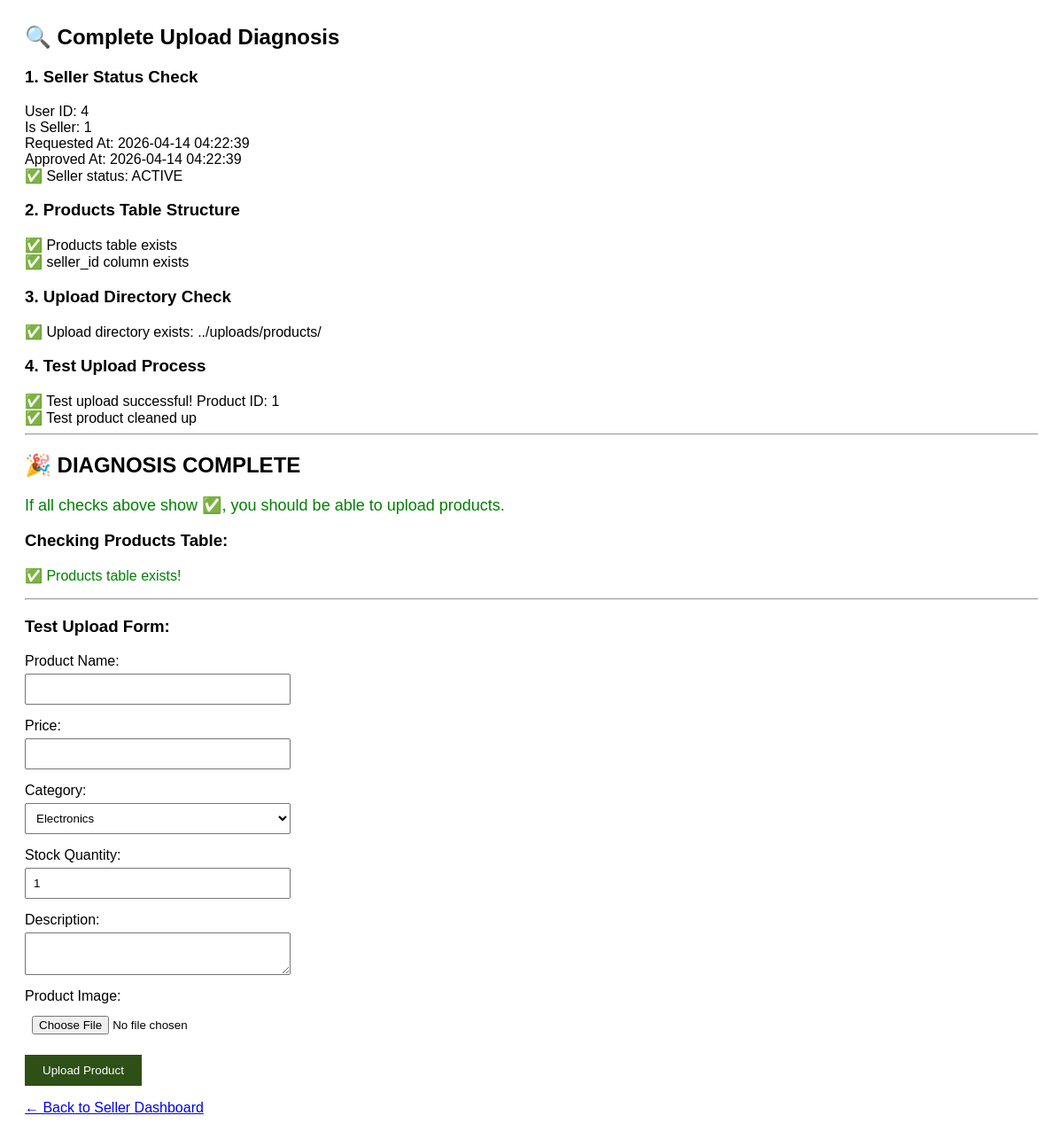
Page /php/debug_upload.php (signed in) on the committed database.
### tables this page shows
CREATE TABLE `users` (
  `id` int(11) NOT NULL,
  `username` varchar(50) NOT NULL,
  `password` varchar(255) NOT NULL,
  `first_name` varchar(50) NOT NULL,
  `middle_name` varchar(50) DEFAULT NULL,
  `last_name` varchar(50) NOT NULL,
  `name_extension` varchar(10) DEFAULT NULL,
  `gender` varchar(20) DEFAULT NULL,
  `birthdate` date DEFAULT NULL,
  `age` int(11) DEFAULT NULL,
  `purok_street` varchar(100) DEFAULT NULL,
  `barangay` varchar(50) DEFAULT NULL,
  `municipality_city` varchar(50) DEFAULT NULL,
  `province` varchar(50) DEFAULT NULL,
  `country` varchar(50) DEFAULT NULL,
  `zip_code` varchar(5) DEFAULT NULL,
  `created_at` timestamp NOT NULL DEFAULT current_timestamp(),
  `email` varchar(100) NOT NULL,
  `profile_pic` varchar(255) DEFAULT NULL,
  `cover_photo` varchar(255) DEFAULT NULL,
  `is_seller` tinyint(1) DEFAULT 0 COMMENT '1 if user is a seller, 0 if regular user',
  `shop_name` varchar(100) DEFAULT NULL,
  `shop_description` text DEFAULT NULL,
  `shop_profile_pic` varchar(255) DEFAULT NULL,
  `seller_requested_at` timestamp NULL DEFAULT NULL COMMENT 'When user requested to become a seller',
  `seller_approved_at` timestamp NULL DEFAULT NULL COMMENT 'When user was approved as seller',
  `last_seen` timestamp NULL DEFAULT NULL
);

### php/debug_upload.php (the view, shortened to what this page needs)
<?php
require_once 'db.php';
$user_id = $_SESSION['user_id'];
echo "<h2>🔍 Complete Upload Diagnosis</h2>";
echo "<h3>1. Seller Status Check</h3>";
$seller_check = $conn->query("SHOW COLUMNS FROM users LIKE 'is_seller'");
if ($seller_check->num_rows > 0) {
    $stmt = $conn->prepare("SELECT is_seller, seller_requested_at, seller_approved_at FROM users WHERE id = ?");
    $stmt->bind_param("i", $user_id);
    $stmt->execute();
    $result = $stmt->get_result();
    $user = $result->fetch_assoc();
    echo "User ID: " . $user_id . "<br>";
    echo "Is Seller: " . ($user['is_seller'] ?? 'NULL') . "<br>";
    echo "Requested At: " . ($user['seller_requested_at'] ?? 'NULL') . "<br>";
    echo "Approved At: " . ($user['seller_approved_at'] ?? 'NULL') . "<br>";
    if (($user['is_seller'] ?? 0) == 1) {
        echo "✅ Seller status: ACTIVE<br>";
    } else {
        echo "❌ Seller status: NOT ACTIVE<br>";
        echo "<p><strong>SOLUTION:</strong> <a href='settings.php'>Enable Seller Account</a></p>";
        exit();
    }
} else {
    echo "❌ Seller fields not found<br>";
    exit();
}
echo "<h3>2. Products Table Structure</h3>";
$table_check = $conn->query("SHOW TABLES LIKE 'products'");
if ($table_check->num_rows > 0) {
    echo "✅ Products table exists<br>";
    $seller_id_check = $conn->query("SHOW COLUMNS FROM products LIKE 'seller_id'");
    if ($seller_id_check->num_rows > 0) {
        echo "✅ seller_id column exists<br>";
    } else {
        echo "❌ seller_id column MISSING<br>";
        echo "<p><strong>SOLUTION:</strong> <a href='fix_products_table.php'>Fix Products Table</a></p>";
        exit();
    }
} else {
    echo "❌ Products table missing<br>";
    echo "<p><strong>SOLUTION:</strong> <a href='setup_seller_fields.php'>Setup Database</a></p>";
    exit();
}
echo "<h3>3. Upload Directory Check</h3>";
$upload_dir = '../uploads/products/';
if (!file_exists($upload_dir)) {
    if (mkdir($upload_dir, 0777, true)) {
        echo "✅ Upload directory created: " . $upload_dir . "<br>";
    } else {
        echo "❌ Cannot create upload directory<br>";
    }
} else {
    echo "✅ Upload directory exists: " . $upload_dir . "<br>";
}
echo "<h3>4. Test Upload Process</h3>";
$test_name = "TEST PRODUCT " . date("Y-m-d H:i:s");
$test_price = 99.99;
$test_category = "Electronics";
$test_stock = 1;
$stmt = $conn->prepare("INSERT INTO products (seller_id, name, description, price, original_price, category, image_url, stock_quantity) VALUES (?, ?, ?, ?, ?, ?, ?, ?)");
if ($stmt === false) {
    echo "❌ Prepare failed: " . $conn->error . "<br>";
} else {
    $stmt->bind_param("isssdssi", $user_id, $test_name, $test_description, $test_price, $test_original_price, $test_category, $test_image_url, $test_stock);
    if ($stmt->execute()) {
        $inserted_id = $stmt->insert_id;
        echo "✅ Test upload successful! Product ID: " . $inserted_id . "<br>";
        $conn->query("DELETE FROM products WHERE id = " . $inserted_id);
        echo "✅ Test product cleaned up<br>";
    } else {
        echo "❌ Test upload failed: " . $stmt->error . "<br>";
    }
}
echo "<hr>";
echo "<h2>🎉 DIAGNOSIS COMPLETE</h2>";
echo "<p style='color: green; font-size: 18px;'>If all checks above show ✅, you should be able to upload products.</p>";
echo "<h3>Checking Products Table:</h3>";
$table_check = $conn->query("SHOW TABLES LIKE 'products'");
if ($table_check->num_rows > 0) {
    echo "<p style='color: green;'>✅ Products table exists!</p>";
} else {
    echo "<p style='color: red;'>❌ Products table not found!</p>";
    exit();
}
?>
<!DOCTYPE html>
<html>
<head>
</head>
<body>
    <hr>
    <h3>Test Upload Form:</h3>
    <form method="POST" enctype="multipart/form-data">
        <div class="form-group">
            <label>Product Name:</label>
            <input type="text" name="name" required>
        </div>
        <div class="form-group">
            <label>Price:</label>
            <input type="number" name="price" step="0.01" required>
        </div>
        <div class="form-group">
            <label>Category:</label>
            <select name="category" required>
                <option value="Electronics">Electronics</option>
            </select>
        </div>
        <div class="form-group">
            <label>Stock Quantity:</label>
            <input type="number" name="stock_quantity" value="1" required>
        </div>
        <div class="form-group">
            <label>Description:</label>
            <textarea name="description"></textarea>
        </div>
        <div class="form-group">
            <label>Product Image:</label>
            <input type="file" name="product_image" accept="image/*">
        </div>
        <button type="submit">Upload Product</button>
    </form>
    <p><a href="seller_dashboard.php">← Back to Seller Dashboard</a></p>
</body>
</html>

### php/debug_upload.php (style rules this page uses)
body { font-family: Arial; padding: 20px; }
.form-group { margin-bottom: 15px; }
label { display: block; margin-bottom: 5px; }
input, select, textarea { width: 300px; padding: 8px; }
button { padding: 10px 20px; background: #2d5016; color: white; border: none; cursor: pointer; }

### rows in the picture
users: is_seller "1", seller_requested_at "2026-04-14 04:22:39", seller_approved_at "2026-04-14 04:22:39"

### other values in the picture
$user_id "4"
$upload_dir "../uploads/products/"
$inserted_id "1"
